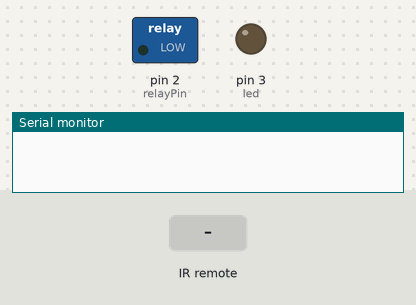
A sketch run on a simulated Arduino Uno, built with avr-gcc and run on an emulated ATmega328P. Shown: switched loads named in the sketch (green lamp = pin HIGH), output pins drawn as LEDs (lit = HIGH), the last lines printed to the serial monitor. The inputs (shaded band) are chosen by the test bench.

Above: at 1.2 s.
1.3 s: infrared code 0xCF30FF00 received
At 2.2 s:
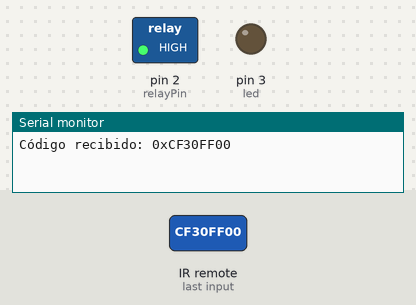
2.8 s: infrared code 0xE718FF00 received
At 3.3 s:
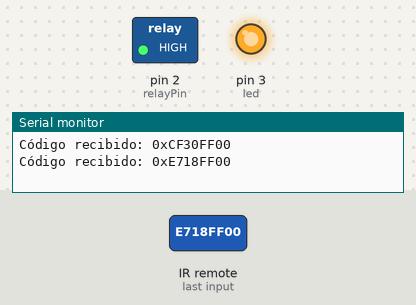
4.3 s: infrared code 0xE31CFF00 received
At 5.7 s:
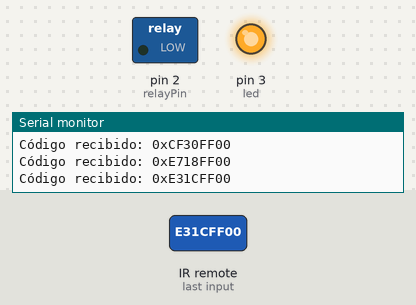
Timing chart, 0 to 7.3 s (numbered marks = the images above; inputs shaded):
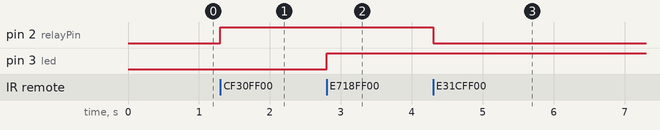

Measured:
- after the input at 1.3 s, pin 2 (relayPin): LOW → HIGH at once
- after the input at 2.8 s, pin 3 (led): LOW → HIGH at once
- after the input at 4.3 s, pin 2 (relayPin): HIGH → LOW at once

The sketch:

Montaje6.ino
```cpp
#include <IRremote.h>

// Codigos de los botones
#define Boton_1 0xCF30FF00
#define Boton_2 0xE718FF00
#define Boton_3 0xA15EFF00
#define Boton_4 0xF708FF00
#define Boton_5 0xE31CFF00
#define Boton_6 0xA55AFF00
#define Boton_7 0xBD42FF00

const int RECV_PIN = 7;

int led = 3;

const int relayPin = 2;

void setup() {
  Serial.begin(9600);
  IrReceiver.begin(RECV_PIN, ENABLE_LED_FEEDBACK);
  pinMode(led, OUTPUT);

  pinMode(relayPin, OUTPUT);

  digitalWrite(relayPin, LOW);
}

void loop() {
  if (IrReceiver.decode()) {
    Serial.print("Código recibido: 0x");
    Serial.println(IrReceiver.decodedIRData.decodedRawData, HEX);

    // Encender y apagar el relay
    if (IrReceiver.decodedIRData.decodedRawData == Boton_1) {
      digitalWrite(relayPin, !digitalRead(relayPin));
      delay(1000);
    }
    // Encender y apagar el led
    if (IrReceiver.decodedIRData.decodedRawData == Boton_2) {
      digitalWrite(led, !digitalRead(led));
    }
    //para encender ambos a la misma vez
    if(IrReceiver.decodedIRData.decodedRawData == Boton_3){
      digitalWrite(relayPin, HIGH);
      digitalWrite(led, HIGH);
    }
    // para apagar ambos a la misma vez
    if(IrReceiver.decodedIRData.decodedRawData == Boton_4){
      digitalWrite(relayPin, LOW);
      digitalWrite(led, LOW);
    }
    // para encender led y apagar relay
    if(IrReceiver.decodedIRData.decodedRawData == Boton_5){
      digitalWrite(relayPin, LOW);
      digitalWrite(led, HIGH);
    }
    // Para apagar led y encender el relay
    if(IrReceiver.decodedIRData.decodedRawData == Boton_6){
      digitalWrite(relayPin, HIGH);
      digitalWrite(led, LOW);
    }
    // encender ambos y apagar la luz un minuto después de encendida y el ventilador dos minutos después de ser encendido.
    if (IrReceiver.decodedIRData.decodedRawData == Boton_7) {
      digitalWrite(relayPin, HIGH);
      digitalWrite(led, HIGH);

      // Apagar el led despues de 5 segundos
      delay(5000);
      digitalWrite(led, LOW);

      // Apagar el relay despues de 10 segundos
      delay(5000);
      digitalWrite(relayPin, LOW);
    }

    IrReceiver.resume();
  }
}
```
